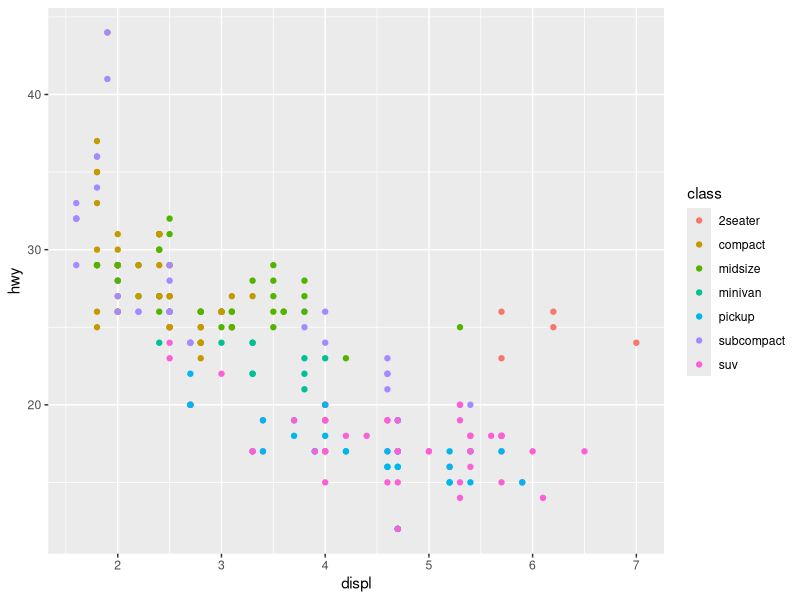
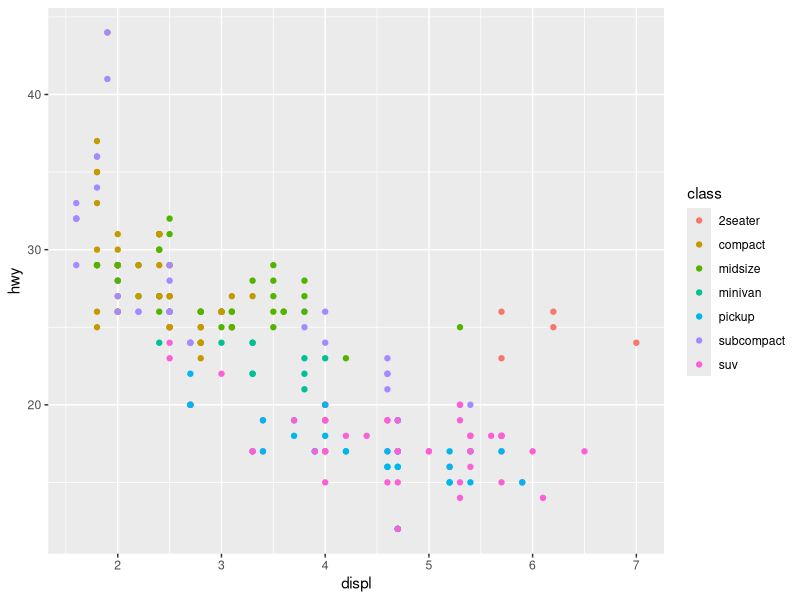
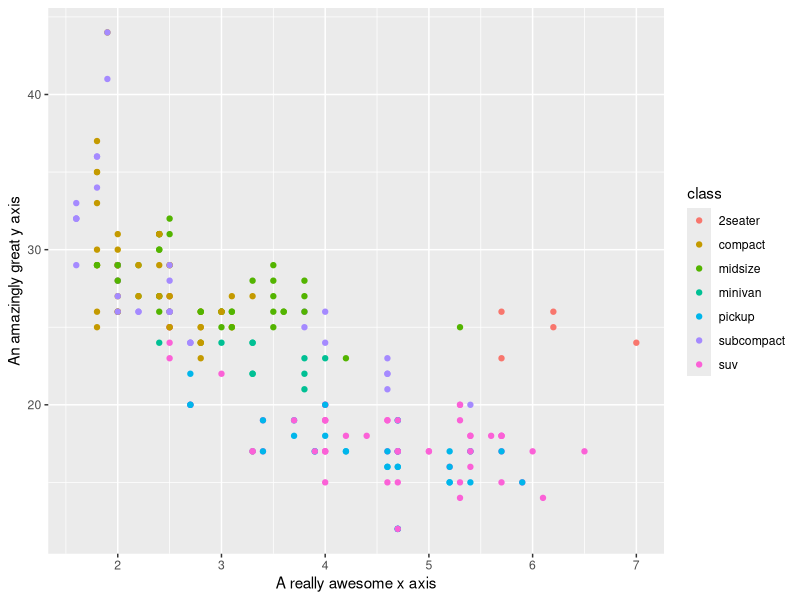
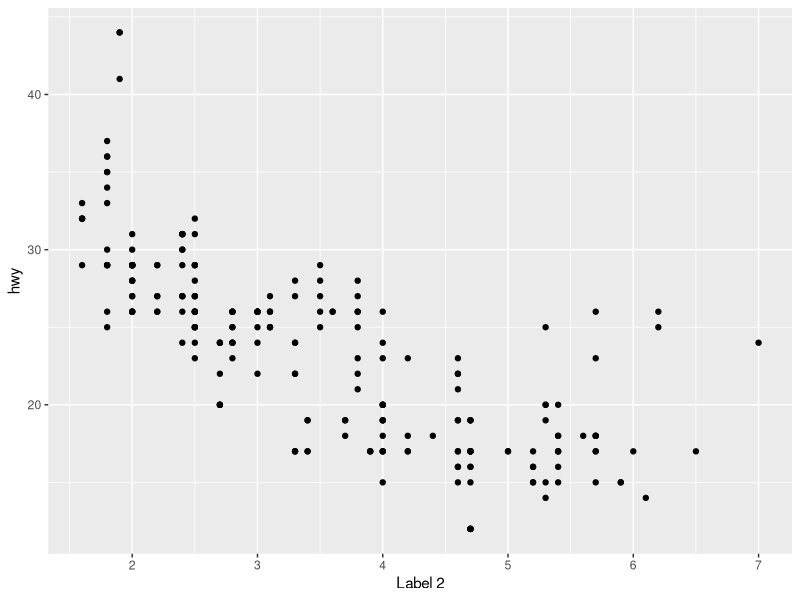
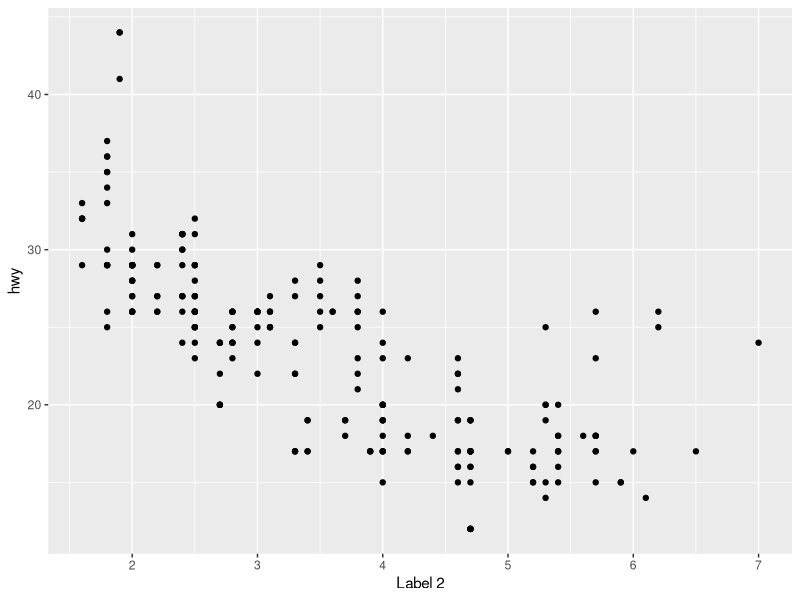
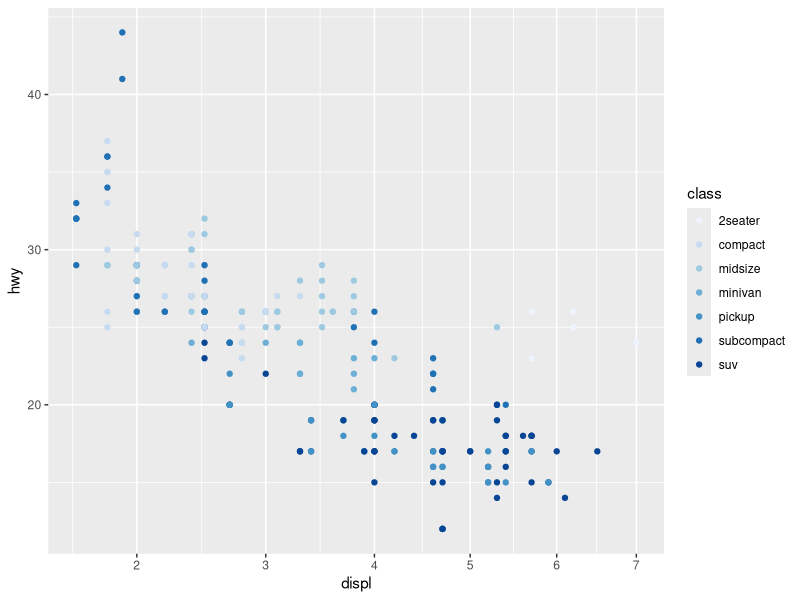
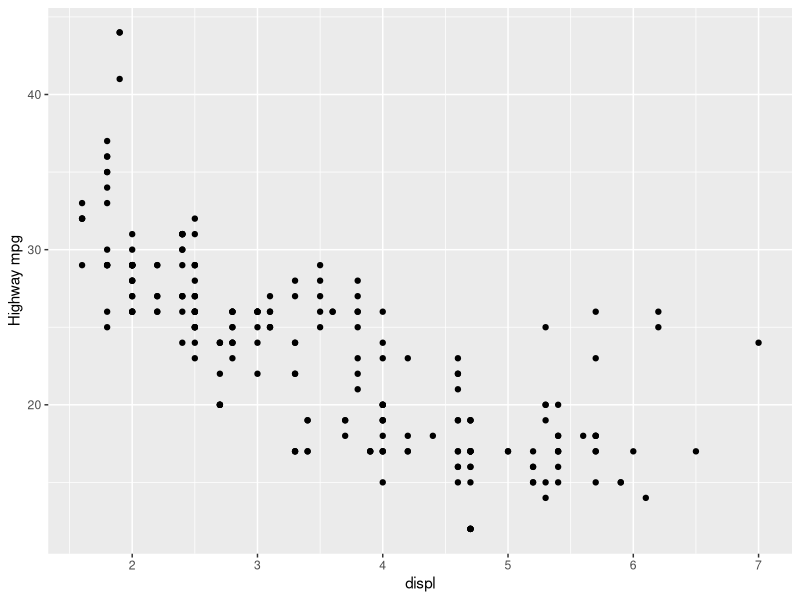
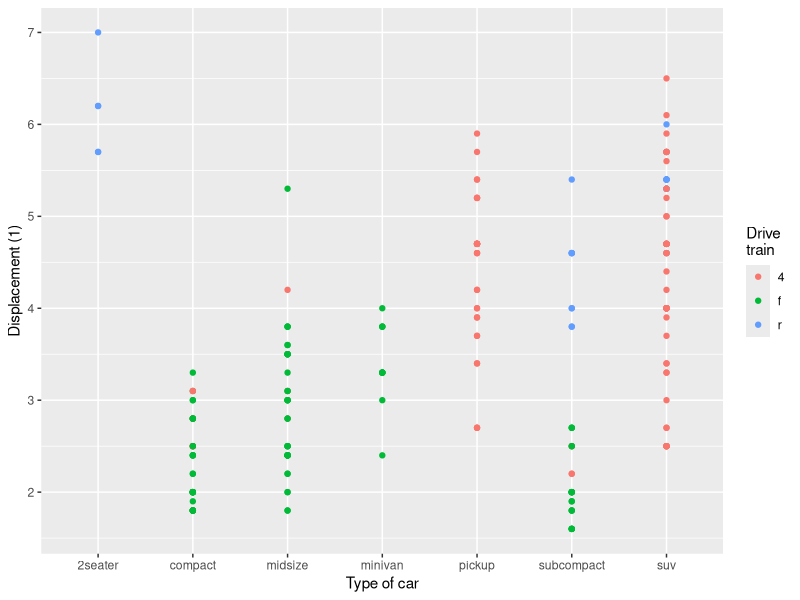

The R source for these figures, in order: (Note: this script raises an error after producing the figures.)
library(tidyverse)

# 6.2 Modifying scales

ggplot(mpg, aes(displ, hwy)) +
  geom_point(aes(color=class))

ggplot(mpg, aes(displ, hwy)) +
  geom_point(aes(color=class)) +
  scale_x_continuous() +
  scale_y_continuous() +
  scale_color_discrete()

ggplot(mpg, aes(displ, hwy)) +
  geom_point(aes(color=class)) +
  scale_x_continuous("A really awesome x axis") +
  scale_y_continuous("An amazingly great y axis")

ggplot(mpg, aes(displ, hwy)) +
  geom_point() +
  scale_x_continuous("Label 1") +
  scale_x_continuous("Label 2")

ggplot(mpg, aes(displ, hwy)) +
  geom_point() +
  scale_x_continuous("Label 2")

ggplot(mpg, aes(displ, hwy)) +
  geom_point(aes(color=class)) +
  scale_x_sqrt() +
  scale_color_brewer()

# 6.2.1 Exercises

ggplot(mpg, aes(displ)) +
  geom_point(aes(y=hwy)) +
  scale_y_continuous("Highway mpg")

ggplot(mpg, aes(class, displ)) +
  geom_point(aes(color=drv)) +
  scale_x_discrete("Type of car") +
  scale_y_continuous("Displacement (1)") +
  scale_color_discrete("Drive\ntrain")

# 6.3 Guides: Legends and Axes

# 6.3.1 Scale Title

df <- data.frame(x=1:2, y=1, z="a")
df
p <- ggplot(df, aes(x, y)) + geom_point()
p + scale_x_continuous("X axis")
p + scale_x_continuous(quote(a + mathematical ^ expression))

p <- ggplot(df, aes(x, y)) + geom_point(aes(color=z))
p +
  xlab("X axis") +
  ylab("Y axis")
p + labs(x="X axis", y="Y axis", color="Color\nlegend")

p <- ggplot(df, aes(x, y)) +
  geom_point() +
  theme(plot.background = element_rect(color="grey50"))
p + labs(x = "", y="")
p + labs(x = NULL, y= NULL) #""에서 베젤이 사라짐

# 6.3.2 Breaks and Labels

df <- data.frame(x = c(1,3,5) * 1000, y=1)
axs <- ggplot(df, aes(x, y)) +
  geom_point() +
  labs(x=NULL, y=NULL)
axs
axs + scale_x_continuous(breaks = c(2000, 4000))
axs + scale_x_continuous(breaks = c(2000, 4000), labels=c("2k", "4k")) #breaks 보이는 축 단위, labels 격자 이름

leg <- ggplot(df, aes(y, x, fill=x)) +
  geom_tile() +
  labs(x=NULL, y= NULL)
leg
leg + scale_fill_continuous(breaks = c(2000, 4000))
leg + scale_fill_continuous(breaks = c(2000, 4000), labels = c("2k", "4k"))

df2 <- data.frame(x = 1:3, y = c("a", "b", "c")) 
ggplot(df2, aes(x, y)) +
  geom_point()
ggplot(df2, aes(x, y)) +
  geom_point() +
  scale_y_discrete(labels = c(a = "apple", b = "banana", c = "carrot"))

axs + scale_x_continuous(breaks = NULL)
axs + scale_x_continuous(labels=NULL)

leg + scale_fill_continuous(breaks = NULL)
leg + scale_fill_continuous(labels = NULL)

axs + scale_y_continuous(labels=scales::percent_format())
axs + scale_y_continuous(labels=scales::dollar_format("$"))
leg + scale_fill_continuous(labels = scales::unit_format("k", 1e-3))

df <- data.frame(x = c(2, 3, 5, 10, 200, 3000), y= 1)
df
ggplot(df, aes(x, y)) +
  geom_point() +
  scale_x_log10()

mb <- as.numeric(1:10 %o% 10^(0:4))
ggplot(df, aes(x, y)) +
  geom_point() +
  scale_x_log10(minor_breaks = log10(mb))

# 6.3.3 Exercises
## 1
ggplot(mpg) +
  geom_point(aes(displ, hwy)) +
  scale_x_continuous(breaks = c(2:7), labels = c("2L", "3L", "4L", "5L", "6L", "7L")) +
  labs(x="Displacement", y=quote(Highway*(miles/gallon)))
                   
ggplot(mpg) +
  geom_point(aes(displ, hwy)) +
  scale_x_continuous(breaks = c(2:7), labels = paste0(2:7, "L")) +
  labs(x="Displacement", y=quote(Highway*(miles/gallon)))

##3
ggplot(mpg) +
  geom_point(aes(displ, hwy, color=drv)) +
  scale_color_discrete(labels=c("4wd", "fwd", "rwd"))

# 6.4 Legends
# 6.4.1 Layers and Legends

df <- data.frame(x=1:3, y=1:3, z=c("a", "b", "c"))

ggplot(df, aes(y, y)) +
  geom_point(size = 4, color="grey20") +
  geom_point(aes(color=z), size=2)

ggplot(df, aes(y,y)) +
  geom_point(size = 4, color="grey20", show.legend=T) +
  geom_point(aes(color=z), size=2)

norm <- data.frame(x = rnorm(1000), y = rnorm(1000))
norm$z <- cut(norm$x, 3, labels = c("a", "b", "c"))
norm
ggplot(norm, aes(x, y)) +
  geom_point(aes(color=z), alpha=0.1)
ggplot(norm, aes(x, y)) +
  geom_point(aes(color=z), alpha=0.1) +
  guides(color=guide_legend(override.aes = list(alpha=1)))

df <- data.frame(x=0, y=1:3, z=c("a", "b", "c"))

ggplot(df, aes(x, y)) + geom_point(aes(color=z))
ggplot(df, aes(x, y)) + geom_point(aes(shape=z))
ggplot(df, aes(x, y)) + geom_point(aes(shape=z, color=z))

# 6.4.2 Legend Layout
df <- data.frame(x = 1:3, y= 1:3, z = c("a", "b", "c"))
base <- ggplot(df, aes(x, y)) +
  geom_point(aes(color=z), size=3) +
  xlab(NULL) + ylab(NULL)

base + theme(legend.position = "right")
base + theme(legend.position = "bottom")
base + theme(legend.position = "none")

base <- ggplot(df, aes(x, y)) +
  geom_point(aes(color=z), size=3)
base + theme(legend.position=c(0,1), legend.justification = c(0,1))
base + theme(legend.position=c(0.5, 0.5), legend.justification = c(0.5, 0.5))
base + theme(legend.position = c(1,0), legend.justification = c(1,0))

# 6.4.3 Guide Functions
df <- data.frame(x = 1, y= 1:3, z=1:3)
base <- ggplot(df, aes(x, y)) + geom_raster(aes(fill=z))
base
base + scale_fill_continuous(guide = guide_legend())
base + guides(fill = guide_legend())

# 6.4.3.1 guide_legend()

df <- data.frame(x = 1, y=1:4, z=letters[1:4])
# Base Plot
p <- ggplot(df, aes(x, y)) + geom_raster(aes(fill = z))
p
p + guides(fill = guide_legend(ncol = 2))
p + guides(fill = guide_legend(ncol = 2, byrow = T))

p <- ggplot(df, aes(1, y)) + geom_bar(stat = "identity", aes(fill = z))
p
p + guides(fill = guide_legend(reverse = T))

# 6.4.3.2 guide_colorbar

df <- data.frame(x = 1, y = 1:4, z=4:1)
df
p <- ggplot(df, aes(x, y)) + geom_tile(aes(fill=z))
p
p + guides(fill=guide_colorbar(refverse=T))
p + guides(fill=guide_colorbar(barheight=unit(4, "cm")))

ggplot(mpg, aes(displ, hwy)) +
  geom_point(aes(color=drv, shape=drv)) +
  guides(color=guide_legend("Drive train"), shape=guide_legend("Drive train"))

mpg

ggplot(mpg, aes(displ, hwy, color=class)) +
  geom_point() +
  geom_smooth(method="lm") +
  theme(legend.position = "bottom") +
  guides(color=guide_legend(nrow=1)) +
  labs(color=NULL)

# 6.5 Limits

df <- data.frame(x = 1:3, y = 1:3)
base <- ggplot(df, aes(x, y)) + geom_point()
base
base + scale_x_continuous(limits = c(1.5, 2.5))
base + scale_x_continuous(limits = c(0,4))

base + xlim(0, 4)
base + xlim(4, 0)
base + lims(x = c(0,4))

ggplot(faithfuld, aes(waiting, eruptions)) +
  geom_raster(aes(fill=density)) +
  theme(legend.position="none")
ggplot(faithfuld, aes(waiting, eruptions)) +
  geom_raster(aes(fill=density)) +
  scale_x_continuous(expand = c(0,0)) +
  scale_y_continuous(expand = c(0,0)) +
  theme(legend.position = "none")

df <- data.frame(x = 1:5)
p <- ggplot(df, aes(x, 1)) + geom_tile(aes(fill=x), color="white")
p
p + scale_fill_gradient(limits = c(2,4))
p + scale_fill_gradient(limits = c(2,4), oob=scales::squish)

# 6.5.1 Exercises

fwd <- subset(mpg, drv=="f")
rwd <- subset(mpg, drv=="r")

ggplot(fwd, aes(displ, hwy, color=class)) + geom_point() +
  scale_x_continuous(limits = c(2, 7), oob=scales::squish) +
  scale_y_continuous(limits = c(15, 45), oob=scales::squish) +
  scale_color_discrete(limits=c("compact", "midsize", "minivan", "subcompact", "2seater", "subcompact", "suv"))
  

ggplot(rwd, aes(displ, hwy, color=class)) + geom_point() +
  scale_x_continuous(limits = c(2, 7), oob=scales::squish) +
  scale_y_continuous(limits = c(15, 45), oob=scales::squish) +
  scale_color_discrete(limits=c("compact", "midsize", "minivan", "subcompact", "2seater", "subcompact", "suv"))

ggplot(mpg, aes(displ, hwy, color=class)) + geom_point() +
  scale_x_continuous(limits = c(NA, NA))

# 6.6 Scales Toolbox
# 6.6.1 Continuous Position Scales

# Convert from fuel economy to fuel consumption
ggplot(mpg, aes(displ, hwy)) +
  geom_point() +
  scale_y_continuous(trans="reciprocal")

# Log transform x and y axes
ggplot(diamonds, aes(price, carat)) +
  geom_bin2d() +
  scale_x_continuous(trans = "log10") +
  scale_y_continuous(trans = "log10")

base <- ggplot(economics, aes(date, psavert)) +
  geom_line(na.rm=T) +
  labs(x=NULL, y=NULL)
base

base + scale_x_date(date_labels="%y", date_breaks="5 years")
base + scale_x_date(date_labels="%Y", date_breaks="5 years")

base + scale_x_date(
  limits=as.Date(c("2004-01-01", "2005-01-01")),
  date_labels="%b %y",
  date_minor_breaks="1 month"
)
base + scale_x_date(
  limits = as.Date(c("2004-01-01", "2004-06-01")),
  date_labels="%m/%d",
  date_minor_breaks = "2 weeks"
)

# 6.6.2 Color

